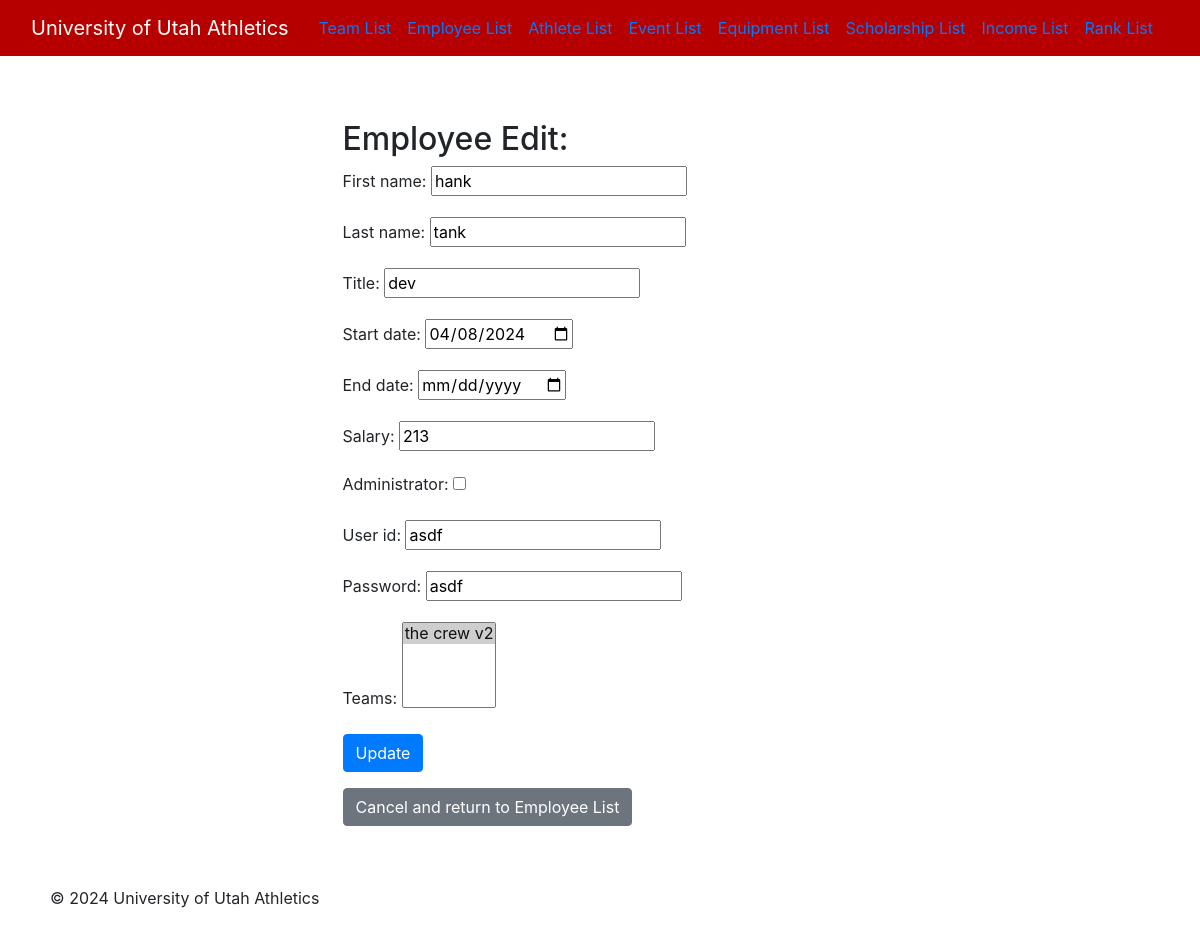
Before: /athletics/employee/edit/6/ with the older database file.
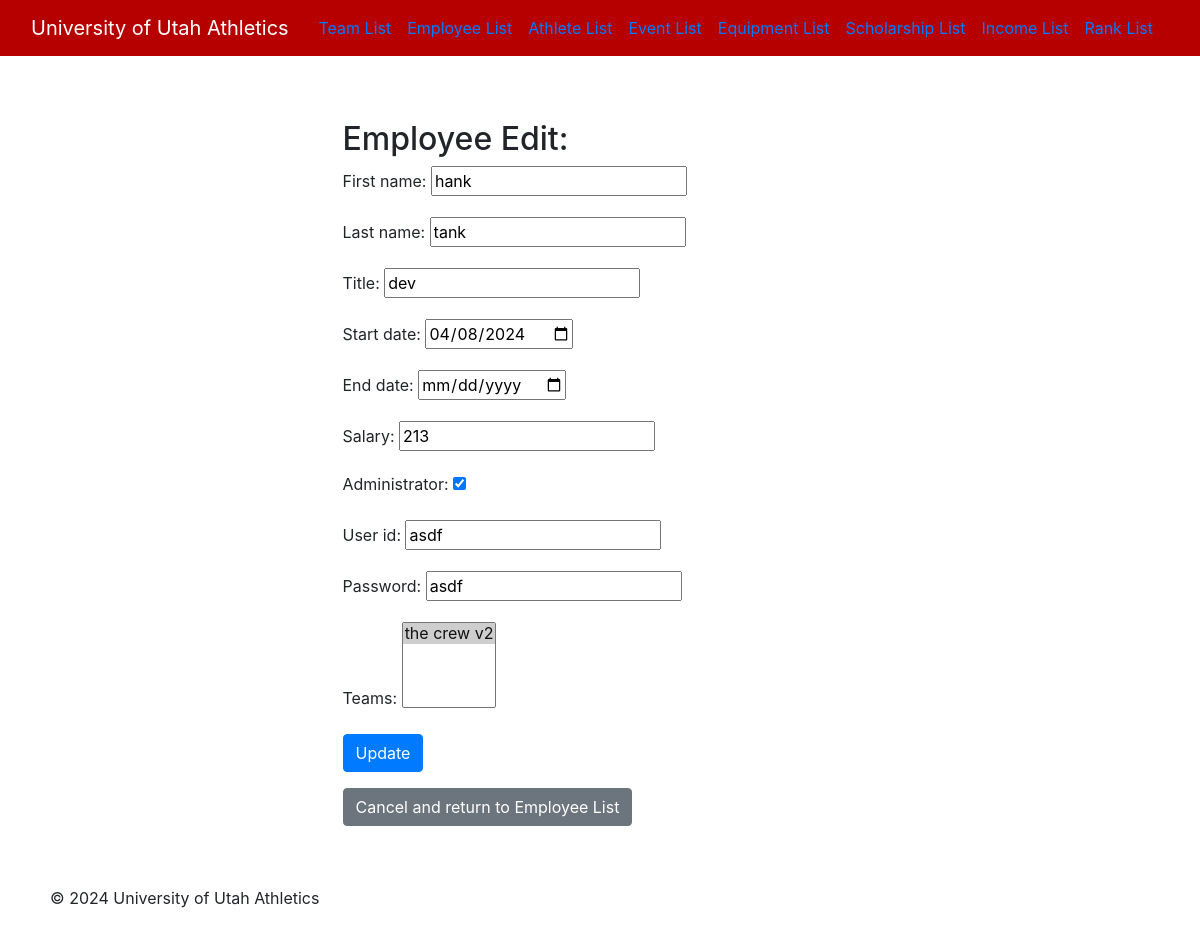
After: the same page with the newer database file.
### athletics/models.py (models this page shows, shortened)
class Employee(models.Model):
    employee_id = models.AutoField(primary_key=True)
    first_name = models.CharField(max_length=255)
    last_name = models.CharField(max_length=255)
    title = models.CharField(max_length=255)
    start_date = models.DateField()
    end_date = models.DateField(null=True, blank=True)
    salary = models.IntegerField()
    administrator = models.BooleanField()
    user_id = models.CharField(max_length=255)
    password = models.CharField(max_length=255)
    teams = models.ManyToManyField('Team', related_name='employees_associated', blank=True)

### athletics/views.py (the view, shortened to what this page needs)
# urls.py: path('employee/edit/<int:employee_id>/', views.EmployeeEdit.as_view(),name='employee-edit'),
class EmployeeEdit(View):
    def get(self, request, employee_id):
        employee = Employee.objects.get(pk=employee_id)
        form = EmployeeForm(instance=employee)
        return render(request=request,
                      template_name='employee_edit.html',
                      context={'employee': employee, 'form': form})

### athletics/forms.py
class EmployeeForm(forms.ModelForm):
    class Meta:
        model = Employee
        fields = '__all__'
        widgets = {
            'start_date': forms.DateInput(attrs={'type': 'date'}),
            'end_date': forms.DateInput(attrs={'type': 'date'}),
        }

### athletics/models.py (called while the page is built)
    def __str__(self):
        return self.team_name

### athletics/templates/employee_edit.html (shortened to what this page needs)
{% extends 'base.html' %}
{% block content %}
<div class="container">
    <div class="row">
        <div class="col-md-6 offset-md-3">
            <h2 class="mt-4">Employee Edit:</h2>
            <form method="post">
                {{ form.as_p }}
                <button type="submit" class="btn btn-primary">Update</button>
            </form>
            <a href="/athletics/employee/list/" class="btn btn-secondary mt-3">Cancel and return to Employee List</a>
        </div>
    </div>
</div>
{% endblock %}

Changed rows visible on the page:
changed Employee "hank": administrator "☐" → "☑"
